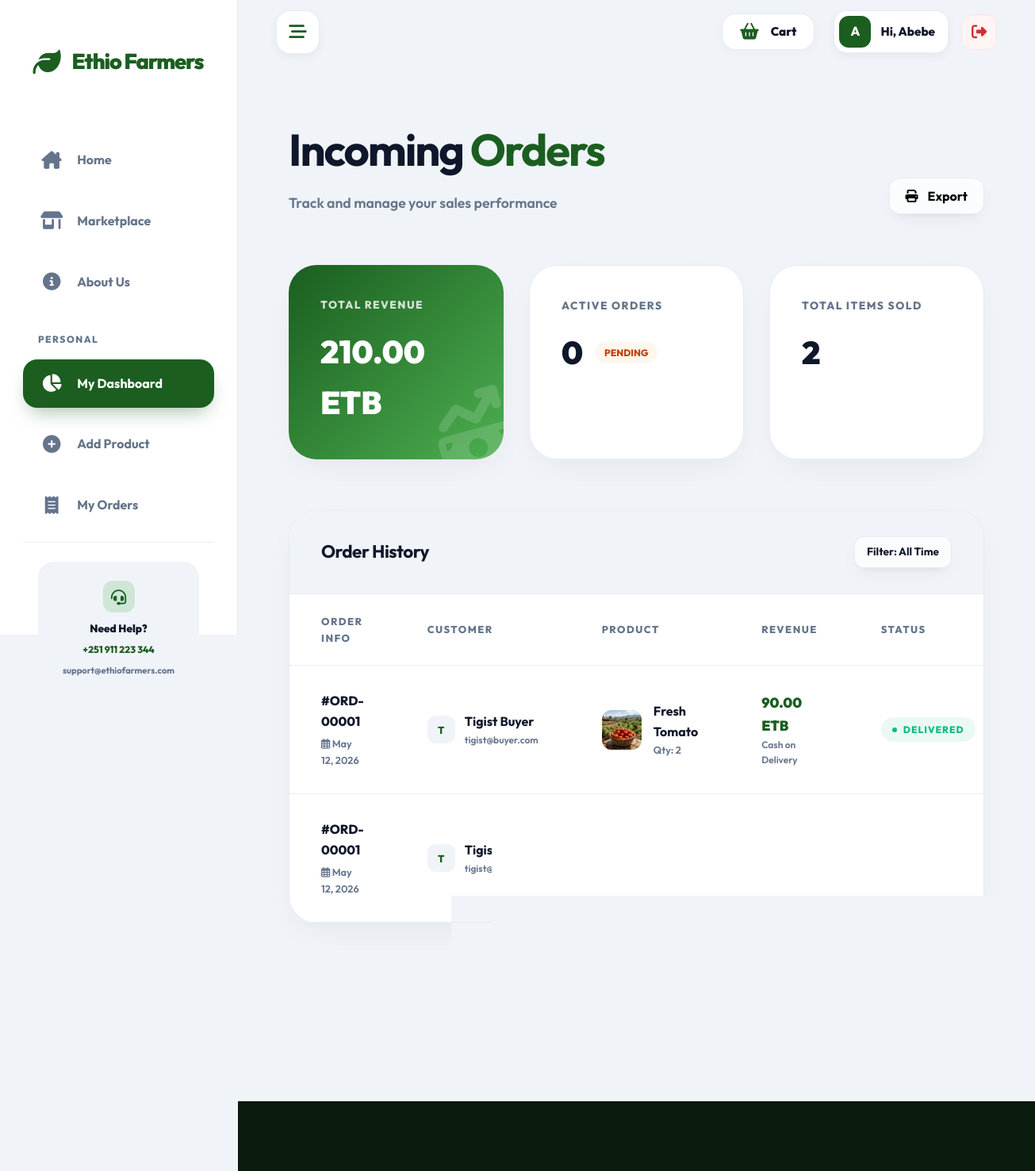
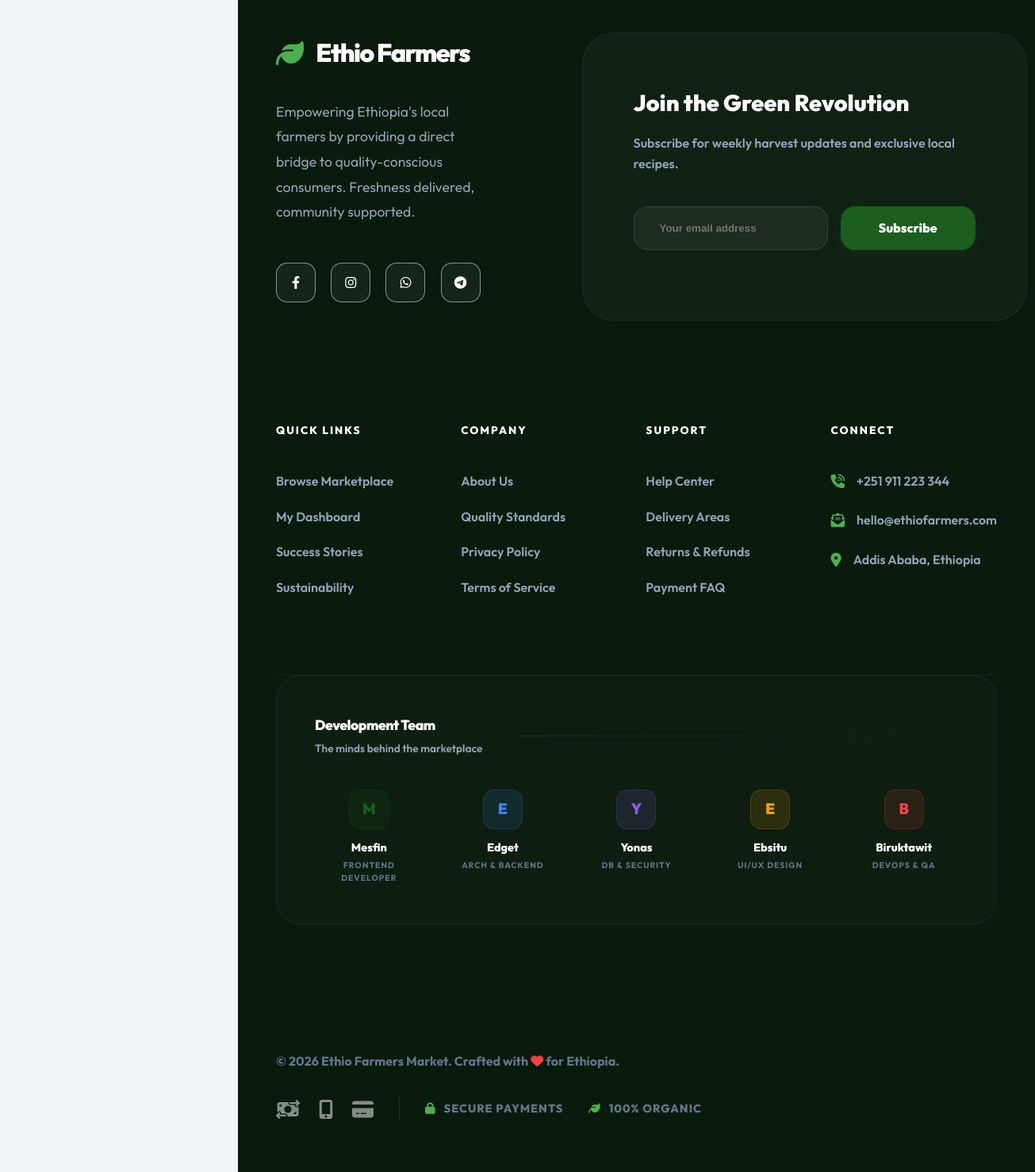
The app's page /farmer/orders.php (signed in) with its own data (2 pictures, top to bottom).
### tables this page shows
CREATE TABLE IF NOT EXISTS orders (
    id INT AUTO_INCREMENT PRIMARY KEY,
    customer_id INT NOT NULL,
    total_amount DECIMAL(10,2) NOT NULL,
    status ENUM('pending','processing','shipped','delivered','cancelled') DEFAULT 'pending',
    shipping_address TEXT,
    payment_method VARCHAR(50) DEFAULT 'Cash on Delivery',
    created_at TIMESTAMP DEFAULT CURRENT_TIMESTAMP,
    FOREIGN KEY (customer_id) REFERENCES users(id)
);

CREATE TABLE IF NOT EXISTS users (
    id INT AUTO_INCREMENT PRIMARY KEY,
    username VARCHAR(50) UNIQUE,
    full_name VARCHAR(100) NOT NULL,
    email VARCHAR(100) UNIQUE NOT NULL,
    phone VARCHAR(20),
    password_hash VARCHAR(255) NOT NULL,
    role ENUM('customer','farmer','admin') DEFAULT 'customer',
    address TEXT,
    created_at TIMESTAMP DEFAULT CURRENT_TIMESTAMP
);

CREATE TABLE IF NOT EXISTS products (
    id INT AUTO_INCREMENT PRIMARY KEY,
    farmer_id INT NOT NULL,
    category_id INT NOT NULL,
    name VARCHAR(100) NOT NULL,
    price DECIMAL(10,2) NOT NULL,
    stock_quantity INT NOT NULL DEFAULT 0,
    unit VARCHAR(20) DEFAULT 'kg',
    description TEXT,
    image_url VARCHAR(255),
    status ENUM('active','out_of_stock') DEFAULT 'active',
    created_at TIMESTAMP DEFAULT CURRENT_TIMESTAMP,
    FOREIGN KEY (farmer_id) REFERENCES users(id) ON DELETE CASCADE,
    FOREIGN KEY (category_id) REFERENCES categories(id)
);

CREATE TABLE IF NOT EXISTS order_items (
    id INT AUTO_INCREMENT PRIMARY KEY,
    order_id INT NOT NULL,
    product_id INT NOT NULL,
    quantity INT NOT NULL,
    price_at_purchase DECIMAL(10,2) NOT NULL,
    FOREIGN KEY (order_id) REFERENCES orders(id) ON DELETE CASCADE,
    FOREIGN KEY (product_id) REFERENCES products(id)
);

### includes/functions.php (called while the page is built, shortened)
<?php
function formatCurrency(float|int $amount): string
{
    return number_format($amount, 2) . " ETB";
}

### public/farmer/orders.php (the view, shortened to what this page needs)
<?php
require_once __DIR__ . '/../../config/database.php';
require_once __DIR__ . '/../../includes/functions.php';
$farmer_id = $_SESSION['user_id'];
$stmt = $pdo->prepare("SELECT o.*, u.full_name as customer_name, u.email as customer_email,
                              p.name as product_name, p.image_url, oi.quantity, oi.price_at_purchase
                       FROM orders o
                       JOIN users u ON o.customer_id = u.id
                       JOIN order_items oi ON o.id = oi.order_id
                       JOIN products p ON oi.product_id = p.id
                       WHERE p.farmer_id = ?
                       ORDER BY o.created_at DESC");
$stmt->execute([$farmer_id]);
$sales = $stmt->fetchAll();
$total_revenue = 0;
$pending_orders = 0;
foreach ($sales as $s) {
    $total_revenue += ($s['quantity'] * $s['price_at_purchase']);
}
require_once __DIR__ . '/../../includes/header.php';
?>
<div style="max-width: 1400px; margin: 0 auto; padding: 2rem;" class="animate-fade-up">
    <div style="display: flex; justify-content: space-between; align-items: flex-end; margin-bottom: 4rem;">
        <div>
            <h1 style="font-size: 3.5rem; letter-spacing: -2px; margin-bottom: 0.5rem;">Incoming <span style="color: var(--primary);">Orders</span></h1>
            <p style="color: var(--text-muted); font-weight: 600; font-size: 1.1rem;">Track and manage your sales performance</p>
        </div>
        <div style="display: flex; gap: 1rem;">
            <button class="btn glass" onclick="window.print()" style="padding: 12px 20px; border-radius: 14px; border: 1px solid var(--border-light); font-weight: 700;">
                <i class="fas fa-print"></i> Export
            </button>
        </div>
    </div>
    <div style="display: grid; grid-template-columns: repeat(3, 1fr); gap: 2rem; margin-bottom: 4rem;">
        <div class="premium-card" style="padding: 2.5rem; background: linear-gradient(135deg, var(--primary), var(--primary-light)); color: white; border: none; position: relative; overflow: hidden;">
            <i class="fas fa-money-bill-trend-up" style="position: absolute; right: -10px; bottom: -10px; font-size: 6rem; opacity: 0.15; transform: rotate(-15deg);"></i>
            <div style="font-size: 0.85rem; font-weight: 800; text-transform: uppercase; letter-spacing: 1.5px; opacity: 0.8; margin-bottom: 1rem;">Total Revenue</div>
            <div style="font-size: 2.5rem; font-weight: 900;"><?php echo formatCurrency($total_revenue); ?></div>
        </div>
        <div class="premium-card" style="padding: 2.5rem; background: white; border: 1px solid var(--border-light);">
            <div style="font-size: 0.85rem; font-weight: 800; text-transform: uppercase; letter-spacing: 1.5px; color: var(--text-muted); margin-bottom: 1rem;">Active Orders</div>
            <div style="display: flex; align-items: center; gap: 15px;">
                <div style="font-size: 2.5rem; font-weight: 900; color: var(--text-main);"><?php echo $pending_orders; ?></div>
                <span style="background: #fff7ed; color: #c2410c; padding: 4px 12px; border-radius: 50px; font-size: 0.75rem; font-weight: 800;">PENDING</span>
            </div>
        </div>
        <div class="premium-card" style="padding: 2.5rem; background: white; border: 1px solid var(--border-light);">
            <div style="font-size: 0.85rem; font-weight: 800; text-transform: uppercase; letter-spacing: 1.5px; color: var(--text-muted); margin-bottom: 1rem;">Total Items Sold</div>
            <div style="font-size: 2.5rem; font-weight: 900; color: var(--text-main);"><?php echo count($sales); ?></div>
        </div>
    </div>
    <div class="premium-card" style="padding: 0; border-radius: 35px; overflow: hidden;">
        <div style="padding: 2rem 2.5rem; border-bottom: 1px solid var(--border-light); background: var(--bg-main); display: flex; justify-content: space-between; align-items: center;">
            <h3 style="font-size: 1.4rem; letter-spacing: -0.5px;">Order History</h3>
            <div style="display: flex; gap: 10px;">
                <div class="glass" style="padding: 8px 15px; border-radius: 12px; font-size: 0.85rem; font-weight: 700; border: 1px solid var(--border-light);">
                    Filter: All Time
                </div>
            </div>
        </div>
        <div style="overflow-x: auto;">
            <table style="width: 100%; border-collapse: collapse; min-width: 900px;">
                <thead>
                    <tr style="text-align: left; color: var(--text-muted); border-bottom: 1px solid var(--border-light);">
                        <th style="padding: 1.5rem 2.5rem; font-size: 0.8rem; text-transform: uppercase; letter-spacing: 1.5px; font-weight: 800;">Order Info</th>
                        <th style="padding: 1.5rem 2.5rem; font-size: 0.8rem; text-transform: uppercase; letter-spacing: 1.5px; font-weight: 800;">Customer</th>
                        <th style="padding: 1.5rem 2.5rem; font-size: 0.8rem; text-transform: uppercase; letter-spacing: 1.5px; font-weight: 800;">Product</th>
                        <th style="padding: 1.5rem 2.5rem; font-size: 0.8rem; text-transform: uppercase; letter-spacing: 1.5px; font-weight: 800;">Revenue</th>
                        <th style="padding: 1.5rem 2.5rem; font-size: 0.8rem; text-transform: uppercase; letter-spacing: 1.5px; font-weight: 800;">Status</th>
                    </tr>
                </thead>
                <tbody>
                    <?php if (empty($sales)): ?>
                        <tr>
                            <td colspan="6" style="padding: 8rem 2rem; text-align: center;">
                                <div style="font-size: 4rem; color: var(--bg-main); margin-bottom: 1.5rem;"><i class="fas fa-box-open"></i></div>
                                <h4 style="color: var(--text-muted); font-size: 1.2rem;">No orders received yet.</h4>
                                <p style="color: var(--text-muted); font-size: 0.9rem;">Keep your products updated to attract buyers!</p>
                            </td>
                        </tr>
                    <?php else: ?>
                        <?php foreach ($sales as $sale):
                            $status_color = match($sale['status']) {
                                'pending' => '#f59e0b',
                                'processing' => '#3b82f6',
                                'shipped' => '#8b5cf6',
                                'delivered' => '#10b981',
                                'cancelled' => '#ef4444',
                                default => 'var(--text-muted)'
                            };
                        ?>
                            <tr style="border-bottom: 1px solid var(--border-light); transition: var(--transition);" onmouseover="this.style.background='#fbfcfe'" onmouseout="this.style.background='transparent'">
                                <td style="padding: 2rem 2.5rem;">
                                    <div style="font-weight: 800; color: var(--text-main); margin-bottom: 5px;">#ORD-<?php echo str_pad($sale['id'], 5, '0', STR_PAD_LEFT); ?></div>
                                    <div style="font-size: 0.8rem; color: var(--text-muted); font-weight: 600;">
                                        <i class="far fa-calendar-alt"></i> <?php echo date('M d, Y', strtotime($sale['created_at'])); ?>
                                    </div>
                                </td>
                                <td style="padding: 2rem 2.5rem;">
                                    <div style="display: flex; align-items: center; gap: 12px;">
                                        <div style="width: 35px; height: 35px; background: var(--bg-main); border-radius: 10px; display: flex; align-items: center; justify-content: center; font-weight: 800; font-size: 0.8rem; color: var(--primary);">
                                            <?php echo strtoupper(substr($sale['customer_name'], 0, 1)); ?>
                                        </div>
                                        <div>
                                            <div style="font-weight: 700; color: var(--text-main);"><?php echo htmlspecialchars($sale['customer_name']); ?></div>
                                            <div style="font-size: 0.75rem; color: var(--text-muted); font-weight: 600;"><?php echo htmlspecialchars($sale['customer_email']); ?></div>
                                        </div>
                                    </div>
                                </td>
                                <td style="padding: 2rem 2.5rem;">
                                    <div style="display: flex; align-items: center; gap: 15px;">
                                        <img src="<?php echo htmlspecialchars($sale['image_url'] ?: 'https://images.unsplash.com/photo-1592924357228-91a4daadcfea?w=100'); ?>"
                                             style="width: 50px; height: 50px; border-radius: 12px; object-fit: cover;">
                                        <div>
                                            <div style="font-weight: 700; color: var(--text-main);"><?php echo htmlspecialchars($sale['product_name']); ?></div>
                                            <div style="font-size: 0.8rem; color: var(--text-muted); font-weight: 600;">Qty: <?php echo $sale['quantity']; ?></div>
                                        </div>
                                    </div>
                                </td>
                                <td style="padding: 2rem 2.5rem;">
                                    <div style="font-size: 1.1rem; font-weight: 900; color: var(--primary);"><?php echo formatCurrency($sale['quantity'] * $sale['price_at_purchase']); ?></div>
                                    <div style="font-size: 0.75rem; color: var(--text-muted); font-weight: 600;"><?php echo $sale['payment_method']; ?></div>
                                </td>
                                <td style="padding: 2rem 2.5rem;">
                                    <div style="display: inline-flex; align-items: center; gap: 8px; padding: 6px 14px; border-radius: 50px; background: <?php echo $status_color; ?>15; color: <?php echo $status_color; ?>; font-size: 0.75rem; font-weight: 800; text-transform: uppercase; letter-spacing: 1px;">
                                        <div style="width: 6px; height: 6px; border-radius: 50%; background: <?php echo $status_color; ?>;"></div>
                                        <?php echo $sale['status']; ?>
                                    </div>
                                </td>
                            </tr>
                        <?php endforeach; ?>
                    <?php endif; ?>
                </tbody>
            </table>
        </div>
    </div>
</div>
<?php require_once __DIR__ . '/../../includes/footer.php'; ?>

### assets/css/style.css (style rules this page uses)
:root { --primary: #1b5e20; --primary-light: #4caf50; --primary-glow: rgba(76, 175, 80, 0.2); --secondary: #fbc02d; --accent: #d32f2f; --bg-main: #f0f4f8; --white: #ffffff; --text-main: #0f172a; --text-muted: #64748b; --border-light: rgba(226, 232, 240, 0.8); --glass-white: rgba(255, 255, 255, 0.7); --glass-border: rgba(255, 255, 255, 0.5); --shadow-soft: 0 10px 25px -5px rgba(0, 0, 0, 0.05), 0 8px 10px -6px rgba(0, 0, 0, 0.05); --shadow-premium: 0 20px 50px rgba(0, 0, 0, 0.1); --sidebar-width: 300px; --sidebar-collapsed: 100px; --radius-lg: 24px; --radius-md: 16px; --transition: all 0.5s cubic-bezier(0.16, 1, 0.3, 1); }
* { margin: 0; padding: 0; box-sizing: border-box; }
body { font-family: 'Outfit', sans-serif; background-color: var(--bg-main); color: var(--text-main); line-height: 1.6; overflow-x: hidden; -webkit-font-smoothing: antialiased; }
.animate-fade-up { animation: fadeInUp 0.8s ease forwards; }
.glass { background: var(--glass-white); -webkit-backdrop-filter: blur(15px); backdrop-filter: blur(15px); border: 1px solid var(--glass-border); box-shadow: var(--shadow-soft); }
.btn { display: inline-flex; align-items: center; justify-content: center; gap: 12px; padding: 1.2rem 2.5rem; border-radius: 20px; font-weight: 800; cursor: pointer; border: none; transition: var(--transition); font-family: inherit; font-size: 1rem; text-decoration: none; }
.premium-card { background: var(--white); border-radius: 35px; padding: 3.5rem; box-shadow: 0 15px 40px -10px rgba(0,0,0,0.06); border: 1px solid var(--border-light); transition: var(--transition); }

### records on screen
orders: id "00001", created_at "May 12, 2026", customer.full_name "T", customer.full_name "Tigist Buyer", customer.email "tigist@buyer.com", products.image_url (picture), products.name "Fresh Tomato", order_items.quantity "2", order_items.quantity+price_at_purchase "90.00 ETB", payment_method "Cash on Delivery", status "DELIVERED"

### other values on screen
substr($_SESSION['full_name'], 0, 1) "A"
explode(' ', $_SESSION['full_name'])[0] "Abebe"
formatCurrency($total_revenue) "210.00 ETB"
$pending_orders "0"
count($sales) "2"
substr($member['name'], 0, 1) "M"
$member['name'] "Mesfin"
$member['role'] "FRONTEND DEVELOPER"
substr($member['name'], 0, 1) "E"
$member['name'] "Edget"
$member['role'] "ARCH & BACKEND"
substr($member['name'], 0, 1) "Y"
$member['name'] "Yonas"
$member['role'] "DB & SECURITY"
$member['name'] "Ebsitu"
